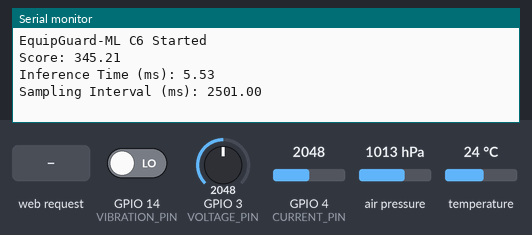
A sketch run on a simulated ESP32. Shown: the last lines printed to the serial monitor. Inputs (shaded band) come from the test bench; at power-on: air pressure 1013 hPa, GPIO 3 (VOLTAGE_PIN) = 2048, GPIO 4 (CURRENT_PIN) = 2048, GPIO 14 (VIBRATION_PIN) LOW, temperature 24 °C.

Above: at 2.7 s.
2.8 s: HTTP request GET /sensors received
At 3.3 s:
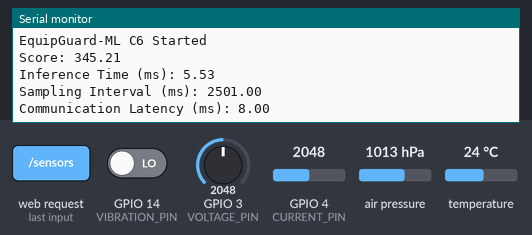
4.3 s: air pressure set to 952 hPa
At 5.5 s:
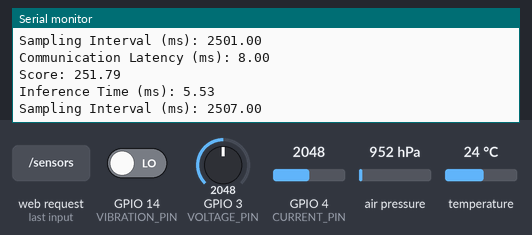
5.8 s: GPIO 3 (VOLTAGE_PIN) set to 2540
7.3 s: GPIO 4 (CURRENT_PIN) set to 2540
At 8.5 s:
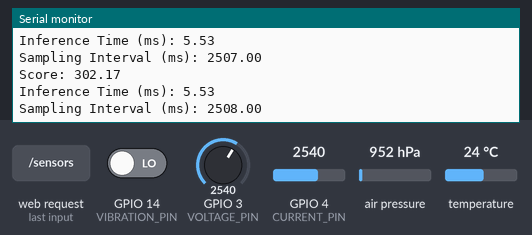
8.8 s: GPIO 14 (VIBRATION_PIN) driven HIGH
Timing chart, 0 to 11.3 s (numbered marks = the images above; inputs shaded):
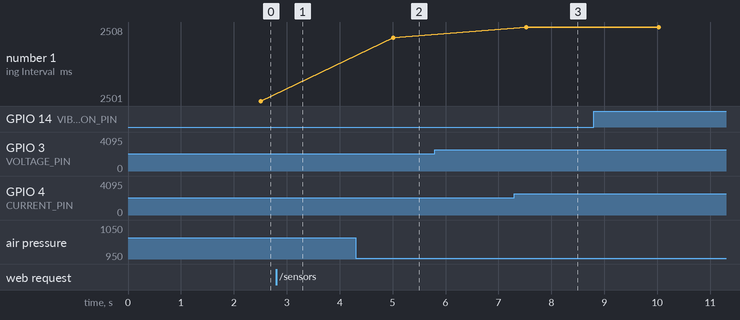

The sketch:

working_pico_code.ino
```cpp
#include <WiFi.h>
#include <WebServer.h>
#include <Wire.h>
#include <Adafruit_BMP085.h>
#include <ArduinoJson.h>

/* ===== PINS ===== */
#define VIBRATION_PIN  14
#define CURRENT_PIN    4
#define VOLTAGE_PIN    3

WebServer server(80);
Adafruit_BMP085 bmp;

/* ===== SENSOR DATA ===== */
float temp = 25.0;
float pressure = 900.0;
int vibration = 0;
float current = 0, voltage = 0;
bool alert = false;

/* ===== NANO DATA ===== */
float nano_airQuality = 0;
int nano_ir = 0;
bool nano_alert = false;

unsigned long lastUpdate = 0;

/* ===== TIMING VARIABLES ===== */
unsigned long lastSampleTime = 0;
float samplingInterval = 0;

unsigned long requestStart = 0;
float commLatency = 0;

/* ===== TRAINED MODEL PARAMETERS ===== */
float mean_temp = 28.267232;
float std_temp  = 1.288181;

float mean_pressure = 912.611580;
float std_pressure  = 0.652943;

float mean_current = 0.130842;
float std_current  = 0.008495;

float mean_voltage = 3.294491;
float std_voltage  = 0.534438;

float threshold = 7.3184;

int anomalyCounter = 0;

/* ===== SETUP ===== */
void setup() {

    Serial.begin(115200);
    delay(1500);

    pinMode(VIBRATION_PIN, INPUT);
    pinMode(CURRENT_PIN, INPUT);
    pinMode(VOLTAGE_PIN, INPUT);

    #define SDA_PIN 6
    #define SCL_PIN 7

    Wire.begin(SDA_PIN, SCL_PIN);

    if (!bmp.begin()) {
        Serial.println("BMP180 not found!");
        while (1);
    }

    WiFi.mode(WIFI_AP);
    WiFi.softAP("EquipGuard-ML", "12345678");

    server.on("/", handleDashboard);
    server.on("/sensors", handleSensors);
    server.on("/upload", HTTP_POST, handleNanoUpload);

    server.begin();

    Serial.println("EquipGuard-ML C6 Started");
}

/* ===== LOOP ===== */
void loop() {

    server.handleClient();

    if (millis() - lastUpdate > 2500) {
        readSensors();
        lastUpdate = millis();
    }

}

/* ===== SENSOR READ + ANOMALY ===== */
void readSensors() {

    /* ===== SAMPLING INTERVAL ===== */
    unsigned long currentTime = millis();
    samplingInterval = currentTime - lastSampleTime;
    lastSampleTime = currentTime;

    /* ===== INFERENCE TIMER START ===== */
    unsigned long startTime = micros();

    temp = bmp.readTemperature();
    pressure = bmp.readPressure() / 100.0;

    vibration = digitalRead(VIBRATION_PIN);

    current = analogRead(CURRENT_PIN) * (3.3 / 4095.0);
    voltage = analogRead(VOLTAGE_PIN) * (3.3 / 4095.0) * 5;

    /* ===== VIBRATION OVERRIDE ===== */
    if (vibration == 1) {

        alert = true;
        anomalyCounter = 3;

    }
    else {

        /* ===== Z-SCORE MODEL ===== */

        float z_temp     = abs((temp - mean_temp) / std_temp);
        float z_pressure = abs((pressure - mean_pressure) / std_pressure);
        float z_current  = abs((current - mean_current) / std_current);
        float z_voltage  = abs((voltage - mean_voltage) / std_voltage);

        float score = z_temp + z_pressure + z_current + z_voltage;

        Serial.print("Score: ");
        Serial.println(score);

        if (score > threshold)
            anomalyCounter++;
        else
            anomalyCounter = 0;

        alert = (anomalyCounter >= 3);

    }

    /* ===== INFERENCE TIMER END ===== */

    unsigned long endTime = micros();
    float inferenceTime = (endTime - startTime) / 1000.0;

    Serial.print("Inference Time (ms): ");
    Serial.println(inferenceTime);

    Serial.print("Sampling Interval (ms): ");
    Serial.println(samplingInterval);
}

/* ===== RECEIVE FROM NANO ===== */

void handleNanoUpload() {

    DynamicJsonDocument doc(256);
    deserializeJson(doc, server.arg("plain"));

    nano_airQuality = doc["airQuality"];
    nano_ir = doc["ir"];
    nano_alert = doc["alert"];

    server.send(200, "text/plain", "OK");
}

/* ===== JSON API ===== */

void handleSensors() {

    /* ===== COMMUNICATION LATENCY START ===== */

    requestStart = micros();

    DynamicJsonDocument doc(512);

    doc["temp"] = temp;
    doc["pressure"] = pressure;
    doc["vibration"] = vibration;
    doc["current"] = current;
    doc["voltage"] = voltage;
    doc["machine_alert"] = alert;

    doc["airQuality"] = nano_airQuality;
    doc["ir"] = nano_ir;
    doc["nano_alert"] = nano_alert;

    String out;
    serializeJson(doc, out);

    /* ===== COMMUNICATION LATENCY END ===== */

    unsigned long requestEnd = micros();
    commLatency = requestEnd - requestStart;

    Serial.print("Communication Latency (ms): ");
    Serial.println(commLatency);

    server.send(200, "application/json", out);
}

/* ===== DASHBOARD UI ===== */

void handleDashboard() {

    const char* page = R"rawliteral(
<!DOCTYPE html>
<html>
<head>
<title>EquipGuard Dashboard</title>
<meta name="viewport" content="width=device-width, initial-scale=1.0">
<style>
body{
background:#0f172a;
font-family:Arial;
color:white;
text-align:center;
}

.grid{
display:grid;
grid-template-columns:repeat(2,1fr);
gap:15px;
margin-top:30px;
}

.card{
background:#1e293b;
padding:20px;
border-radius:10px;
}

h3{
color:#94a3b8;
}

p{
font-size:28px;
}
</style>
</head>

<body>

<h2>EquipGuard Dashboard</h2>

<div class="grid">

<div class="card"><h3>Temperature</h3><p id="temp">--</p></div>
<div class="card"><h3>Pressure</h3><p id="pressure">--</p></div>
<div class="card"><h3>Vibration</h3><p id="vibration">--</p></div>
<div class="card"><h3>Current</h3><p id="current">--</p></div>
<div class="card"><h3>Voltage</h3><p id="voltage">--</p></div>
<div class="card"><h3>Air Quality</h3><p id="aqi">--</p></div>
<div class="card"><h3>IR</h3><p id="ir">--</p></div>

</div>

<script>

setInterval(()=>{

fetch('/sensors')
.then(r=>r.json())
.then(d=>{

temp.innerHTML=d.temp+" °C";
pressure.innerHTML=d.pressure;
vibration.innerHTML=d.vibration;
current.innerHTML=d.current+" A";
voltage.innerHTML=d.voltage+" V";
aqi.innerHTML=d.airQuality;
ir.innerHTML=d.ir;

});

},2000);

</script>

</body>
</html>
)rawliteral";

    server.send(200, "text/html", page);
}
```

Measured:
- after the input at 2.8 s, the serial monitor: prints a new line at once (image 1)
- after the input at 4.3 s, the serial monitor: prints a new line after 0.71 s (image 2)
- after the input at 7.3 s, the serial monitor: prints a new line after 0.22 s (image 3)
